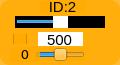
    <widget class="QWidget" name="widget_id2" native="true">
     <property name="geometry">
      <rect>
       <x>145</x>
       <y>790</y>
       <width>120</width>
       <height>65</height>
      </rect>
     </property>
     <property name="maximumSize">
      <size>
       <width>16777161</width>
       <height>16777215</height>
      </size>
     </property>
     <property name="styleSheet">
      <string notr="true">background-color: rgb(255, 170, 0, 200);
border-radius:10px;</string>
     </property>
     <widget class="QLabel" name="label_ID2">
      <property name="geometry">
       <rect>
        <x>40</x>
        <y>1</y>
        <width>45</width>
        <height>12</height>
       </rect>
      </property>
      <property name="minimumSize">
       <size>
        <width>0</width>
        <height>10</height>
       </size>
      </property>
      <property name="font">
       <font>
        <family>Arial</family>
        <pointsize>11</pointsize>
       </font>
      </property>
      <property name="styleSheet">
       <string notr="true">background-color: rgb(255, 255, 255， 0);
border-radius:0px;</string>
      </property>
      <property name="text">
       <string>ID:2</string>
      </property>
      <property name="alignment">
       <set>Qt::AlignCenter</set>
      </property>
     </widget>
     <widget class="QSlider" name="horizontalSlider_pulse_id2">
      <property name="geometry">
       <rect>
        <x>15</x>
        <y>16</y>
        <width>90</width>
        <height>12</height>
       </rect>
      </property>
      <property name="autoFillBackground">
       <bool>false</bool>
      </property>
      <property name="styleSheet">
       <string notr="true">QSlider{
	background: rgb(0, 0, 0);
	border-radius:0px;
}
QSlider::handle {/*设置中间的那个滑动的键*/                           background: rgb(255, 255, 255)}</string>
      </property>
      <property name="minimum">
       <number>0</number>
      </property>
      <property name="maximum">
       <number>1000</number>
      </property>
      <property name="pageStep">
       <number>1</number>
      </property>
      <property name="value">
       <number>500</number>
      </property>
      <property name="orientation">
       <enum>Qt::Horizontal</enum>
      </property>
     </widget>
     <widget class="QSlider" name="horizontalSlider_dev_id2">
      <property name="geometry">
       <rect>
        <x>35</x>
        <y>48</y>
        <width>50</width>
        <height>13</height>
       </rect>
      </property>
      <property name="styleSheet">
       <string notr="true">background-color: rgb(255, 255, 255， 0);</string>
      </property>
      <property name="minimum">
       <number>-125</number>
      </property>
      <property name="maximum">
       <number>125</number>
      </property>
      <property name="pageStep">
       <number>1</number>
      </property>
      <property name="orientation">
       <enum>Qt::Horizontal</enum>
      </property>
     </widget>
     <widget class="QLabel" name="label_id2">
      <property name="geometry">
       <rect>
        <x>10</x>
        <y>47</y>
        <width>30</width>
        <height>15</height>
       </rect>
      </property>
      <property name="minimumSize">
       <size>
        <width>0</width>
        <height>10</height>
       </size>
      </property>
      <property name="font">
       <font>
        <family>DejaVu Sans</family>
        <pointsize>10</pointsize>
       </font>
      </property>
      <property name="styleSheet">
       <string notr="true">background-color: rgb(255, 255, 255， 0);</string>
      </property>
      <property name="text">
       <string>0</string>
      </property>
      <property name="alignment">
       <set>Qt::AlignCenter</set>
      </property>
     </widget>
     <widget class="QLineEdit" name="lineEdit_id2">
      <property name="geometry">
       <rect>
        <x>38</x>
        <y>32</y>
        <width>45</width>
        <height>14</height>
       </rect>
      </property>
      <property name="sizePolicy">
       <sizepolicy hsizetype="Fixed" vsizetype="Fixed">
        <horstretch>0</horstretch>
        <verstretch>0</verstretch>
       </sizepolicy>
      </property>
      <property name="font">
       <font>
        <family>Arial</family>
        <pointsize>11</pointsize>
       </font>
      </property>
      <property name="autoFillBackground">
       <bool>false</bool>
      </property>
      <property name="styleSheet">
       <string notr="true">background-color: rgb(255, 255, 255);
border-radius:0px;</string>
      </property>
      <property name="text">
       <string>500</string>
      </property>
      <property name="maxLength">
       <number>1000</number>
      </property>
      <property name="alignment">
       <set>Qt::AlignCenter</set>
      </property>
      <property name="dragEnabled">
       <bool>false</bool>
      </property>
      <property name="readOnly">
       <bool>false</bool>
      </property>
     </widget>
     <widget class="QCheckBox" name="checkBox_id2">
      <property name="geometry">
       <rect>
        <x>13</x>
        <y>34</y>
        <width>15</width>
        <height>10</height>
       </rect>
      </property>
      <property name="text">
       <string/>
      </property>
     </widget>
    </widget>
